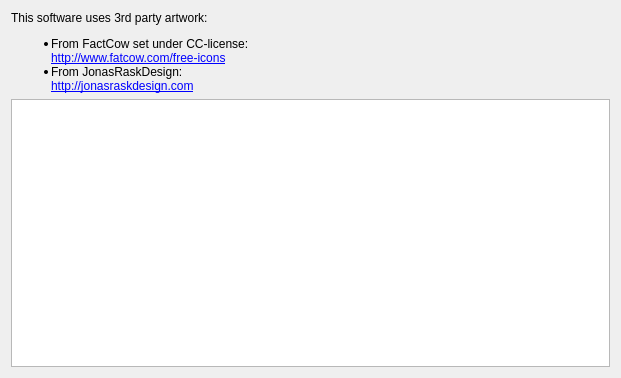
<?xml version="1.0" encoding="UTF-8"?>
<ui version="4.0">
 <class>PhysicsAboutWidget</class>
 <widget class="QWidget" name="PhysicsAboutWidget">
  <property name="geometry">
   <rect>
    <x>0</x>
    <y>0</y>
    <width>621</width>
    <height>378</height>
   </rect>
  </property>
  <property name="windowTitle">
   <string>Form</string>
  </property>
  <layout class="QVBoxLayout" name="verticalLayout">
   <item>
    <widget class="QLabel" name="label">
     <property name="text">
      <string>&lt;html&gt;&lt;head/&gt;&lt;body&gt;&lt;p&gt;This software uses 3rd party artwork: &lt;/p&gt;&lt;ul style=&quot;margin-top: 0px; margin-bottom: 0px; margin-left: 0px; margin-right: 0px; -qt-list-indent: 1;&quot;&gt;&lt;li style=&quot; margin-top:12px; margin-bottom:0px; margin-left:0px; margin-right:0px; -qt-block-indent:0; text-indent:0px;&quot;&gt;From FactCow set under CC-license: &lt;br/&gt;&lt;a href=&quot;http://www.fatcow.com/free-icons&quot;&gt;&lt;span style=&quot; text-decoration: underline; color:#0000ff;&quot;&gt;http://www.fatcow.com/free-icons&lt;/span&gt;&lt;/a&gt;&lt;/li&gt;&lt;li style=&quot; margin-top:0px; margin-bottom:12px; margin-left:0px; margin-right:0px; -qt-block-indent:0; text-indent:0px;&quot;&gt;From JonasRaskDesign: &lt;br/&gt;&lt;a href=&quot;http://jonasraskdesign.com&quot;&gt;&lt;span style=&quot; text-decoration: underline; color:#0000ff;&quot;&gt;http://jonasraskdesign.com&lt;/span&gt;&lt;/a&gt;&lt;/li&gt;&lt;/ul&gt;&lt;/body&gt;&lt;/html&gt;</string>
     </property>
     <property name="textFormat">
      <enum>Qt::RichText</enum>
     </property>
    </widget>
   </item>
   <item>
    <widget class="AboutPropsTableWidget" name="tableWidget"/>
   </item>
  </layout>
 </widget>
 <customwidgets>
  <customwidget>
   <class>AboutPropsTableWidget</class>
   <extends>QTableWidget</extends>
   <header location="global">aboutPropsTableWidget.h</header>
  </customwidget>
 </customwidgets>
 <resources/>
 <connections/>
</ui>
